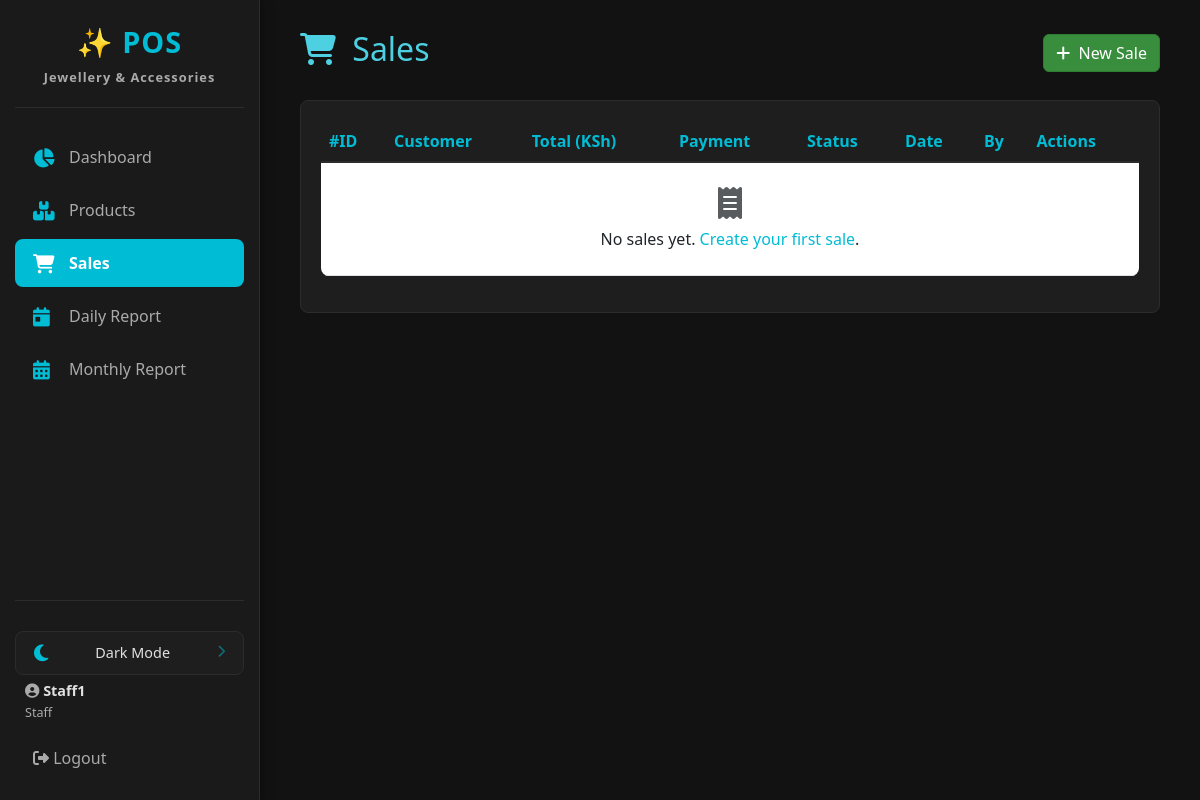
Page /sales/ (signed in) on the earlier database version.
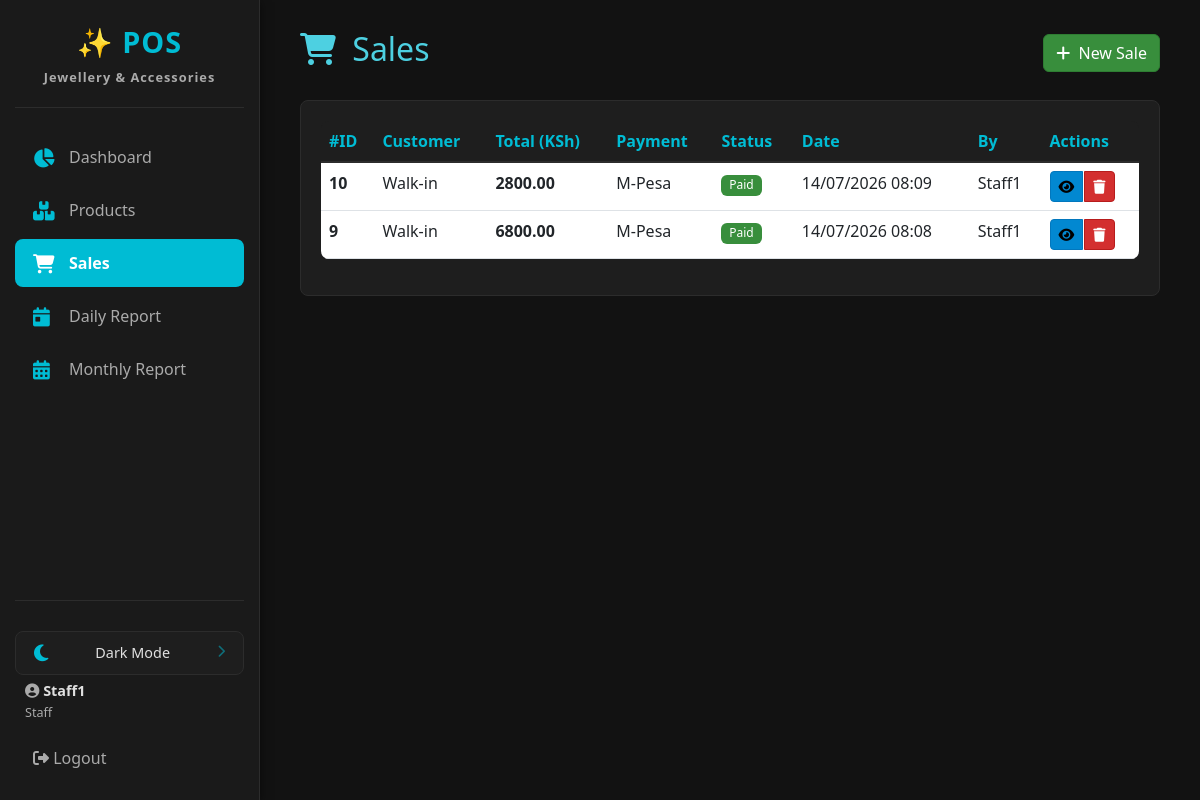
Same page on the later database version.
### pos_app/models.py (models this page shows, shortened)
class Sale(models.Model):
    PAYMENT_METHODS = (
        ('cash', 'Cash'),
        ('mpesa', 'M-Pesa'),
        ('bank', 'Bank Transfer'),
    )
    PAYMENT_STATUS = (
        ('paid', 'Paid'),
        ('pending', 'Pending'),  # for credit sales
    )
    customer_name = models.CharField(max_length=100, blank=True)
    total_amount = models.DecimalField(max_digits=10, decimal_places=2, default=0.00)
    payment_method = models.CharField(max_length=10, choices=PAYMENT_METHODS)
    payment_status = models.CharField(max_length=10, choices=PAYMENT_STATUS, default='paid')
    created_by = models.ForeignKey(User, on_delete=models.SET_NULL, null=True)
    created_at = models.DateTimeField(auto_now_add=True)

### pos_app/views.py (the view)
# urls.py: path('sales/', views.sale_list, name='sale_list'),
@login_required
@user_passes_test(is_staff_or_admin)
def sale_list(request):
    sales = Sale.objects.select_related('created_by').order_by('-created_at')
    return render(request, 'pos_app/sale_list.html', {'sales': sales})

### pos_app/context_processors.py (called while the page is built)
def pending_deletions_count(request):
    if request.user.is_authenticated and (request.user.is_superuser or request.user.groups.filter(name='Admin').exists()):
        count = DeletionRequest.objects.filter(status='pending').count()
    else:
        count = 0
    return {'pending_deletions_count': count}

### pos_app/views.py (called while the page is built)
def is_staff_or_admin(user):
    return user.is_authenticated and (user.is_staff or user.is_superuser)

### pos_app/templates/pos_app/sale_list.html (shortened to what this page needs)
{% extends 'pos_app/base.html' %}
{% block content %}
<div class="d-flex justify-content-between align-items-center mb-4">
    <h2><i class="fas fa-shopping-cart me-2"></i> Sales</h2>
    <a href="{% url 'sale_create' %}" class="btn btn-success">
        <i class="fas fa-plus me-1"></i> New Sale
    </a>
</div>
<div class="card">
    <div class="card-body">
        <div class="table-responsive">
            <table class="table table-hover">
                <thead>
                    <tr>
                        <th>#ID</th>
                        <th>Customer</th>
                        <th>Total (KSh)</th>
                        <th>Payment</th>
                        <th>Status</th>
                        <th>Date</th>
                        <th>By</th>
                        <th>Actions</th>
                    </tr>
                </thead>
                <tbody>
                    {% for sale in sales %}
                    <tr>
                        <td><strong>{{ sale.id }}</strong></td>
                        <td>{{ sale.customer_name|default:"Walk-in" }}</td>
                        <td><strong>{{ sale.total_amount }}</strong></td>
                        <td>{{ sale.get_payment_method_display }}</td>
                        <td>
                            <span class="badge bg-{% if sale.payment_status == 'paid' %}success{% else %}warning{% endif %}">
                                {{ sale.get_payment_status_display }}
                            </span>
                        </td>
                        <td>{{ sale.created_at|date:"d/m/Y H:i" }}</td>
                        <td>{{ sale.created_by.username|default:"-" }}</td>
                        <td>
                            <div class="btn-group" role="group">
                                <a href="{% url 'sale_detail' sale.id %}" class="btn btn-sm btn-info" title="View Sale">
                                    <i class="fas fa-eye"></i>
                                </a>
                                <button type="button" class="btn btn-sm btn-danger"
                                        data-bs-toggle="modal"
                                        data-bs-target="#deleteSaleModal"
                                        data-sale-id="{{ sale.id }}"
                                        data-sale-total="{{ sale.total_amount }}"
                                        data-sale-customer="{{ sale.customer_name|default:'Walk-in' }}"
                                        data-sale-status="{{ sale.payment_status }}"
                                        title="Delete Sale">
                                    <i class="fas fa-trash"></i>
                                </button>
                            </div>
                        </td>
                    </tr>
                    {% empty %}
                    <tr>
                        <td colspan="8" class="text-center py-4">
                            <i class="fas fa-receipt fa-2x d-block mb-2 text-muted"></i>
                            No sales yet. <a href="{% url 'sale_create' %}">Create your first sale</a>.
                        </td>
                    </tr>
                    {% endfor %}
                </tbody>
            </table>
        </div>
    </div>
</div>
{% endblock %}

Differences in the rows shown:
added Sale: id "10", customer_name "Walk-in", total_amount "2800.00", payment_method "M-Pesa", payment_status "Paid", created_at "14/07/2026 08:09", created_by.username "Staff1"
added Sale: id "9", customer_name "Walk-in", total_amount "6800.00", payment_method "M-Pesa", payment_status "Paid", created_at "14/07/2026 08:08", created_by.username "Staff1"
Other differences:
text no longer shown: "No sales yet. Create your first sale ."
